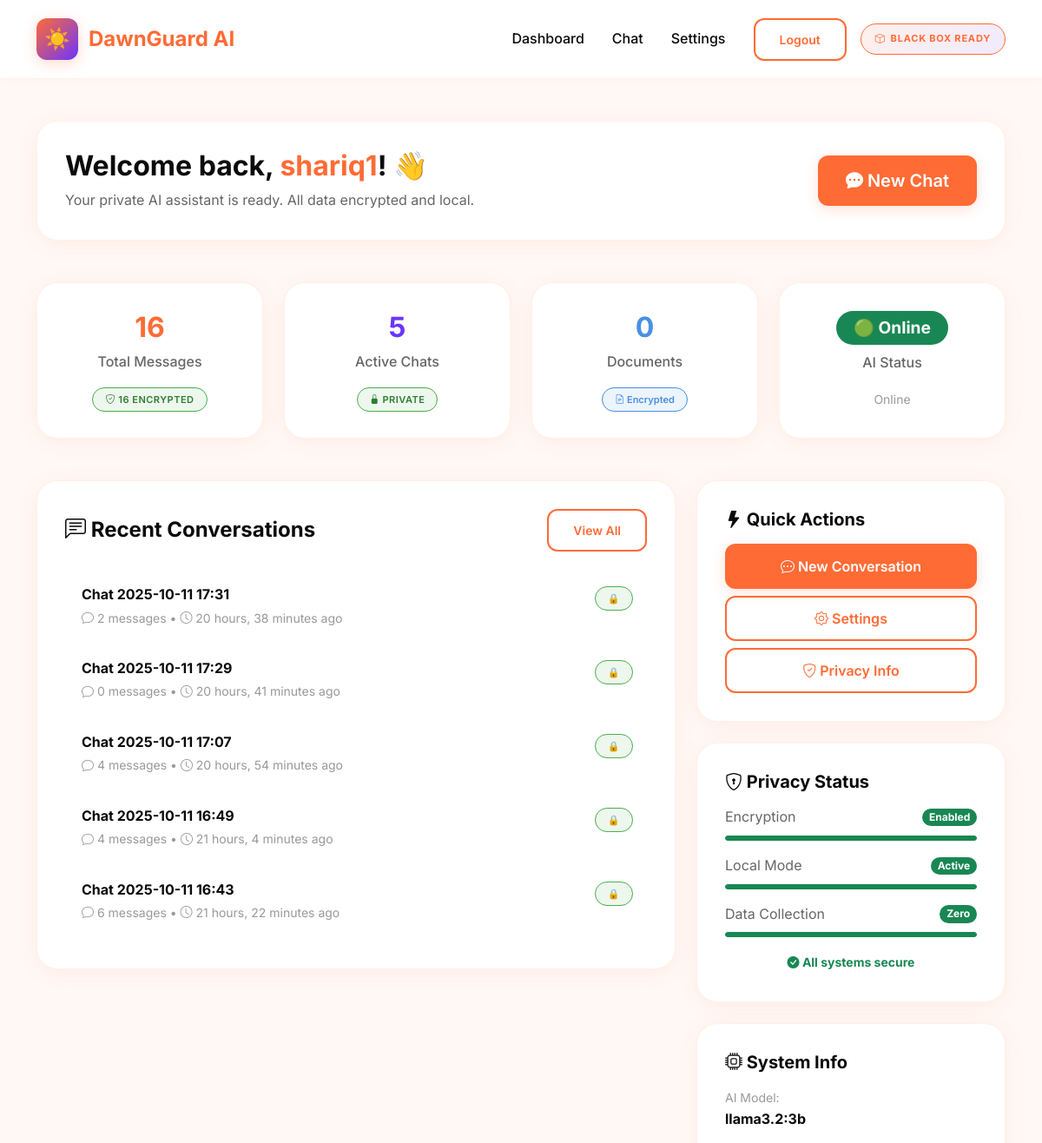
Page /dashboard/ (signed in, upper part) on the earlier database version.
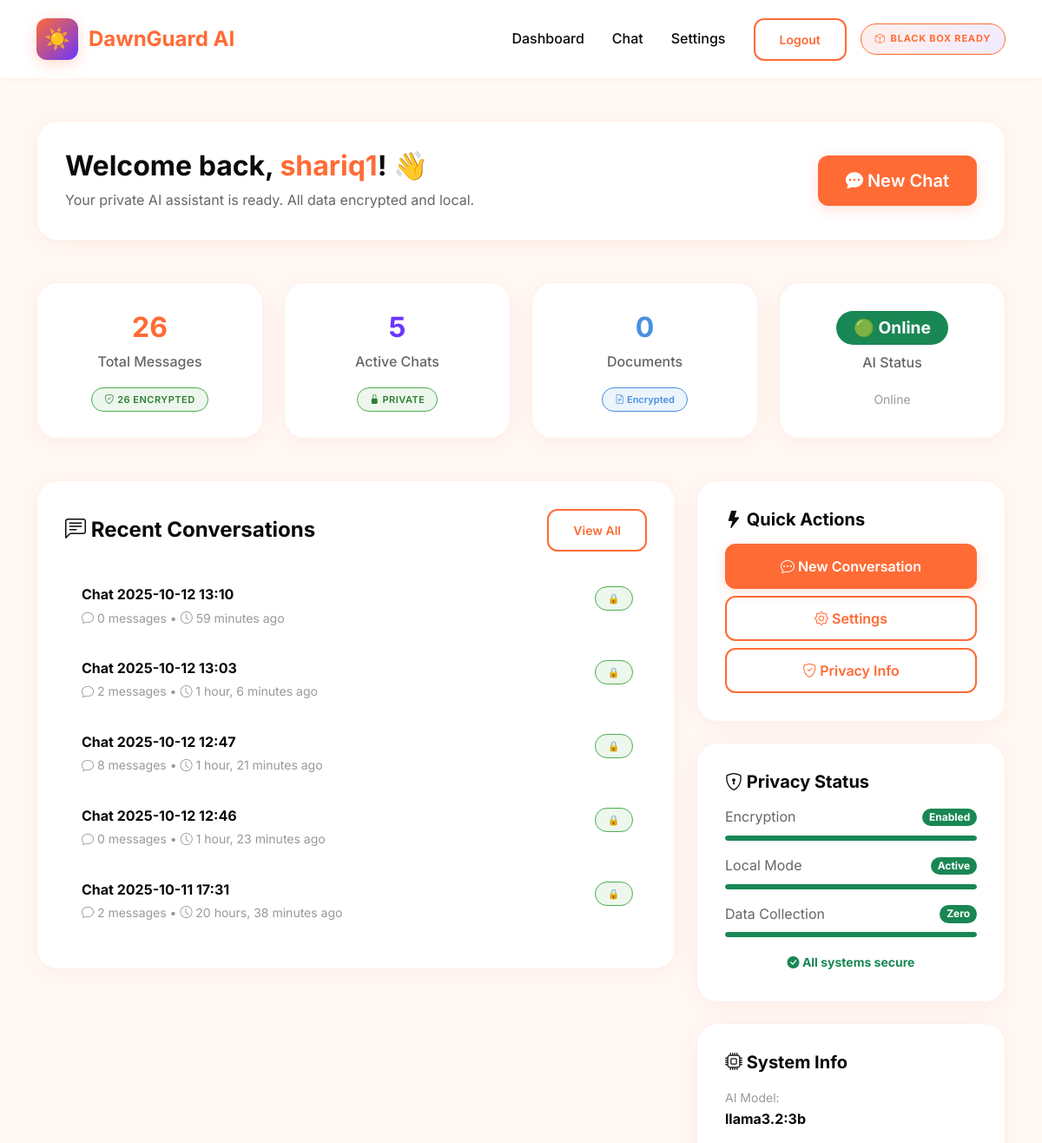
Same page on the later database version.
### core/models.py (models this page shows, shortened)
class Conversation(models.Model):
    user = models.ForeignKey(User, on_delete=models.CASCADE)
    title = models.CharField(max_length=200, default="New Conversation")
    created_at = models.DateTimeField(auto_now_add=True)
    updated_at = models.DateTimeField(auto_now=True)
    is_active = models.BooleanField(default=True)
    is_encrypted = models.BooleanField(default=True)
    class Meta:
        ordering = ['-updated_at']
    def get_message_count(self):
        return self.messages.count()

class UserProfile(models.Model):
    user = models.OneToOneField(User, on_delete=models.CASCADE)
    enable_encryption = models.BooleanField(default=True)
    local_only_mode = models.BooleanField(default=True)
    auto_delete_days = models.IntegerField(default=30)
    ai_model = models.CharField(max_length=50, default="llama3.2:3b")
    max_tokens = models.IntegerField(default=2048)
    temperature = models.FloatField(default=0.7)
    created_at = models.DateTimeField(auto_now_add=True)

### core/views.py (the view)
# urls.py: path('dashboard/', views.dashboard, name='dashboard'),
@login_required
def dashboard(request):
    user_conversations = Conversation.objects.filter(user=request.user, is_active=True)[:5]
    user_documents = Document.objects.filter(user=request.user)[:5]
    profile, created = UserProfile.objects.get_or_create(user=request.user)
    context = {
        'conversations': user_conversations,
        'documents': user_documents,
        'profile': profile,
        'total_messages': Message.objects.filter(conversation__user=request.user).count(),
        'encrypted_messages': Message.objects.filter(
            conversation__user=request.user,
            is_encrypted=True
        ).count(),
        'llm_status': 'Online' if llm_handler.available else 'Offline (Mock Mode)',
    }
    return render(request, 'dashboard.html', context)

### templates/dashboard.html (shortened to what this page needs)
{% extends 'base.html' %}
{% load static %}
{% block content %}
<div class="container py-5" style="background: var(--dawn-cream);">
    <div class="row mb-5">
        <div class="col-12">
            <div class="dawn-card">
                <div class="row align-items-center">
                    <div class="col-md-8">
                        <h2 class="mb-2 fw-bold" style="color: var(--dawn-dark);">
                            Welcome back, <span class="glow-text">{{ user.username }}</span>! 👋
                        </h2>
                        <p class="mb-0" style="color: #666;">
                            Your private AI assistant is ready. All data encrypted and local.
                        </p>
                    </div>
                    <div class="col-md-4 text-md-end">
                        <a href="{% url 'chat' %}" class="btn btn-dawn btn-lg">
                            <i class="bi bi-chat-dots-fill"></i> New Chat
                        </a>
                    </div>
                </div>
            </div>
        </div>
    </div>
    <div class="row mb-5 g-4">
        <div class="col-md-3">
            <div class="dawn-card text-center h-100">
                <div class="h2 mb-2 glow-text fw-bold">{{ total_messages }}</div>
                <div class="mb-3" style="color: #666; font-weight: 500;">Total Messages</div>
                <div class="mt-auto">
                    <small class="privacy-badge">
                        <i class="bi bi-shield-check"></i> {{ encrypted_messages }} Encrypted
                    </small>
                </div>
            </div>
        </div>
        <div class="col-md-3">
            <div class="dawn-card text-center h-100">
                <div class="h2 mb-2 fw-bold" style="color: var(--dawn-purple);">{{ conversations.count }}</div>
                <div class="mb-3" style="color: #666; font-weight: 500;">Active Chats</div>
                <div class="mt-auto">
                    <small class="privacy-badge">
                        <i class="bi bi-lock-fill"></i> Private
                    </small>
                </div>
            </div>
        </div>
        <div class="col-md-3">
            <div class="dawn-card text-center h-100">
                <div class="h2 mb-2 fw-bold" style="color: var(--dawn-blue);">{{ documents.count }}</div>
                <div class="mb-3" style="color: #666; font-weight: 500;">Documents</div>
                <div class="mt-auto">
                    <small style="background: rgba(74,144,226,0.1); border: 1.5px solid var(--dawn-blue); color: var(--dawn-blue); padding: 6px 14px; border-radius: 20px; font-size: 11px; font-weight: 600;">
                        <i class="bi bi-file-earmark-text"></i> Encrypted
                    </small>
                </div>
            </div>
        </div>
        <div class="col-md-3">
            <div class="dawn-card text-center h-100">
                <div class="mb-2">
                    {% if llm_status == 'Online' %}
                        <span class="badge bg-success" style="font-size: 1.2rem; padding: 10px 20px; border-radius: 24px;">🟢 Online</span>
                    {% else %}
                        <span class="badge bg-warning" style="font-size: 1.2rem; padding: 10px 20px; border-radius: 24px;">🟡 Mock</span>
                    {% endif %}
                </div>
                <div class="mb-3" style="color: #666; font-weight: 500;">AI Status</div>
                <div class="mt-auto">
                    <small style="color: #999;">{{ llm_status }}</small>
                </div>
            </div>
        </div>
    </div>
    <div class="row g-4">
        <div class="col-lg-8">
            <div class="dawn-card">
                <div class="d-flex justify-content-between align-items-center mb-4">
                    <h4 class="mb-0 fw-bold" style="color: var(--dawn-dark);">
                        <i class="bi bi-chat-left-text"></i> Recent Conversations
                    </h4>
                    <a href="{% url 'chat' %}" class="btn btn-sm btn-outline-dawn">View All</a>
                </div>
                {% if conversations %}
                    <div class="list-group list-group-flush">
                        {% for conv in conversations %}
                        <a href="{% url 'chat_with_id' conv.id %}"
                           class="list-group-item bg-transparent border-0 py-3 hover-highlight"
                           style="border-left: 3px solid transparent !important; padding-left: 16px; border-radius: 12px; margin-bottom: 4px; color: var(--dawn-dark);">
                            <div class="d-flex justify-content-between align-items-start">
                                <div style="flex: 1;">
                                    <h6 class="mb-1 fw-bold">{{ conv.title }}</h6>
                                    <small style="color: #999;">
                                        <i class="bi bi-chat"></i> {{ conv.get_message_count }} messages •
                                        <i class="bi bi-clock"></i> {{ conv.updated_at|timesince }} ago
                                    </small>
                                </div>
                                <div>
                                    <span class="privacy-badge">🔒</span>
                                </div>
                            </div>
                        </a>
                        {% endfor %}
                    </div>
                {% else %}
                    <div class="text-center py-5">
                        <i class="bi bi-chat-dots" style="font-size: 48px; opacity: 0.2; color: #999;"></i>
                        <p style="color: #999;" class="mt-3 mb-0">No conversations yet</p>
                        <a href="{% url 'chat' %}" class="btn btn-dawn mt-3">Start Your First Chat</a>
                    </div>
                {% endif %}
            </div>
        </div>
        <div class="col-lg-4">
            <div class="dawn-card mb-4">
                <h5 class="mb-3 fw-bold" style="color: var(--dawn-dark);">
                    <i class="bi bi-lightning-fill"></i> Quick Actions
                </h5>
                <div class="d-grid gap-2">
                    <a href="{% url 'chat' %}" class="btn btn-dawn">
                        <i class="bi bi-chat-dots"></i> New Conversation
                    </a>
                    <a href="{% url 'settings' %}" class="btn btn-outline-dawn">
                        <i class="bi bi-gear"></i> Settings
                    </a>
                    <button class="btn btn-outline-dawn" onclick="showPrivacyInfo()">
                        <i class="bi bi-shield-check"></i> Privacy Info
                    </button>
                </div>
            </div>
            <div class="dawn-card mb-4">
                <h5 class="mb-3 fw-bold" style="color: var(--dawn-dark);">
                    <i class="bi bi-shield-lock"></i> Privacy Status
                </h5>
                <div class="mb-3">
                    <div class="d-flex justify-content-between align-items-center mb-2">
                        <span style="color: #666;">Encryption</span>
                        <span class="badge bg-success" style="border-radius: 12px;">
                            {% if profile.enable_encryption %}Enabled{% else %}Disabled{% endif %}
                        </span>
                    </div>
                    <div class="progress" style="height: 6px; border-radius: 12px; background: rgba(76,175,80,0.1);">
                        <div class="progress-bar bg-success" style="width: 100%; border-radius: 12px;"></div>
                    </div>
                </div>
                <div class="mb-3">
                    <div class="d-flex justify-content-between align-items-center mb-2">
                        <span style="color: #666;">Local Mode</span>
                        <span class="badge bg-success" style="border-radius: 12px;">
                            {% if profile.local_only_mode %}Active{% else %}Off{% endif %}
                        </span>
                    </div>
                    <div class="progress" style="height: 6px; border-radius: 12px; background: rgba(76,175,80,0.1);">
                        <div class="progress-bar bg-success" style="width: 100%; border-radius: 12px;"></div>
                    </div>
                </div>
                <div class="mb-3">
                    <div class="d-flex justify-content-between align-items-center mb-2">
                        <span style="color: #666;">Data Collection</span>
                        <span class="badge bg-success" style="border-radius: 12px;">Zero</span>
                    </div>
                    <div class="progress" style="height: 6px; border-radius: 12px; background: rgba(76,175,80,0.1);">
                        <div class="progress-bar bg-success" style="width: 100%; border-radius: 12px;"></div>
                    </div>
                </div>
                <div class="text-center mt-3">
                    <small class="text-success fw-bold">
                        <i class="bi bi-check-circle-fill"></i> All systems secure
                    </small>
                </div>
            </div>
            <div class="dawn-card">
                <h5 class="mb-3 fw-bold" style="color: var(--dawn-dark);">
                    <i class="bi bi-cpu"></i> System Info
                </h5>
                <div class="mb-3">
                    <small style="color: #999;">AI Model:</small>
                    <div class="fw-bold" style="color: var(--dawn-dark);">{{ profile.ai_model }}</div>
                </div>
            </div>
        </div>
    </div>
</div>
{% endblock %}

### templates/base.html (shortened to what this page needs)
{% load static %}
<!DOCTYPE html>
<html lang="en">
<head>
    <link href="https://cdn.jsdelivr.net/npm/bootstrap@5.3.0/dist/css/bootstrap.min.css" rel="stylesheet">
    <link rel="stylesheet" href="https://cdn.jsdelivr.net/npm/bootstrap-icons@1.10.0/font/bootstrap-icons.css">
</head>
<body>
    <nav class="navbar navbar-expand-lg navbar-dark py-3">
        <div class="container">
            <a class="navbar-brand" href="{% url 'home' %}">
                <div class="dawn-logo">☀️</div>
                <span class="glow-text">DawnGuard AI</span>
            </a>
            <div class="collapse navbar-collapse" id="navbarNav">
                <ul class="navbar-nav ms-auto align-items-center">
                    {% if user.is_authenticated %}
                        <li class="nav-item">
                            <a class="nav-link" href="{% url 'dashboard' %}">Dashboard</a>
                        </li>
                        <li class="nav-item">
                            <a class="nav-link" href="{% url 'chat' %}">Chat</a>
                        </li>
                        <li class="nav-item">
                            <a class="nav-link" href="{% url 'settings' %}">Settings</a>
                        </li>
                        <li class="nav-item ms-3">
                            <a class="btn btn-outline-dawn btn-sm" href="{% url 'logout' %}">Logout</a>
                        </li>
                    {% endif %}
                    <li class="nav-item ms-3">
                        <span class="blackbox-badge">
                            <i class="bi bi-box"></i> Black Box Ready
                        </span>
                    </li>
                </ul>
            </div>
        </div>
    </nav>
    {% block content %}{% endblock %}
</body>
</html>

### templates/base.html (style rules this page uses)
:root { --dawn-orange: #FF6B35; --dawn-purple: #6B35FF; --dawn-peach: #FFE5DC; --dawn-cream: #FFF8F5; --dawn-dark: #0a0a0a; --dawn-gray: #1a1a1a; --dawn-light: #ffffff; --dawn-blue-light: #E8F4FF; --dawn-blue: #4A90E2; }
* { margin: 0; padding: 0; box-sizing: border-box; }
body { background: var(--dawn-cream); color: var(--dawn-dark); min-height: 100vh; font-family: 'Inter', -apple-system, BlinkMacSystemFont, 'Segoe UI', sans-serif; font-weight: 400; line-height: 1.6; }
body::before { content: ''; position: fixed; bottom: 0; left: 0; width: 100%; height: 300px; background-size: cover; pointer-events: none; z-index: -1; }
.dawn-card { background: var(--dawn-light); border-radius: 24px; padding: 32px; box-shadow: 0 4px 24px rgba(255, 107, 53, 0.08); border: 1px solid rgba(255, 107, 53, 0.1); transition: all 0.3s ease; }
.glow-text { color: var(--dawn-orange); font-weight: 700; }
.btn-dawn { background: var(--dawn-orange); border: none; color: white; font-weight: 600; padding: 14px 32px; border-radius: 12px; transition: all 0.3s ease; box-shadow: 0 4px 16px rgba(255, 107, 53, 0.2); }
.btn-outline-dawn { border: 2px solid var(--dawn-orange); color: var(--dawn-orange); background: transparent; font-weight: 600; padding: 12px 28px; border-radius: 12px; transition: all 0.3s ease; }
.blackbox-badge { background: linear-gradient(135deg, rgba(255, 107, 53, 0.1), rgba(107, 53, 255, 0.1)); border: 1.5px solid var(--dawn-orange); color: var(--dawn-orange); padding: 8px 16px; border-radius: 24px; font-size: 11px; font-weight: 700; text-transform: uppercase; letter-spacing: 0.8px; display: inline-flex; align-items: center; gap: 6px; }
.privacy-badge { background: rgba(76, 175, 80, 0.1); border: 1.5px solid #4CAF50; color: #2E7D32; padding: 6px 14px; border-radius: 20px; font-size: 11px; font-weight: 600; text-transform: uppercase; letter-spacing: 0.5px; }
.navbar { background: rgba(255, 255, 255, 0.98) !important; backdrop-filter: blur(20px); border-bottom: 1px solid rgba(255, 107, 53, 0.1); padding: 16px 0; box-shadow: 0 2px 12px rgba(0, 0, 0, 0.02); }
.navbar-brand { font-size: 1.5rem; font-weight: 800; display: flex; align-items: center; gap: 12px; color: var(--dawn-dark) !important; }
.nav-link { color: var(--dawn-dark) !important; font-weight: 500; padding: 8px 16px !important; transition: color 0.3s ease; }
.dawn-logo { width: 48px; height: 48px; background: linear-gradient(135deg, var(--dawn-orange), var(--dawn-purple)); border-radius: 12px; display: flex; align-items: center; justify-content: center; font-size: 24px; box-shadow: 0 4px 16px rgba(255, 107, 53, 0.25); }
* { transition: background-color 0.3s ease, border-color 0.3s ease; }

### templates/dashboard.html (style rules this page uses)
.hover-highlight { transition: all 0.3s ease; }

Differences in the rows shown:
no longer on this page (row unchanged): Conversation: title "Chat 2025-10-11 17:29", get_message_count "0", updated_at "20 hours, 41 minutes"
no longer on this page (row unchanged): Conversation: title "Chat 2025-10-11 17:07", get_message_count "4", updated_at "20 hours, 54 minutes"
no longer on this page (row unchanged): Conversation: title "Chat 2025-10-11 16:49", get_message_count "4", updated_at "21 hours, 4 minutes"
no longer on this page (row unchanged): Conversation: title "Chat 2025-10-11 16:43", get_message_count "6", updated_at "21 hours, 22 minutes"
added Conversation: title "Chat 2025-10-12 13:10", get_message_count "0", updated_at "59 minutes"
added Conversation: title "Chat 2025-10-12 13:03", get_message_count "2", updated_at "1 hour, 6 minutes"
added Conversation: title "Chat 2025-10-12 12:47", get_message_count "8", updated_at "1 hour, 21 minutes"
added Conversation: title "Chat 2025-10-12 12:46", get_message_count "0", updated_at "1 hour, 23 minutes"
Other differences:
{{ total_messages }}: "16" → "26"
{{ encrypted_messages }}: "16" → "26"
